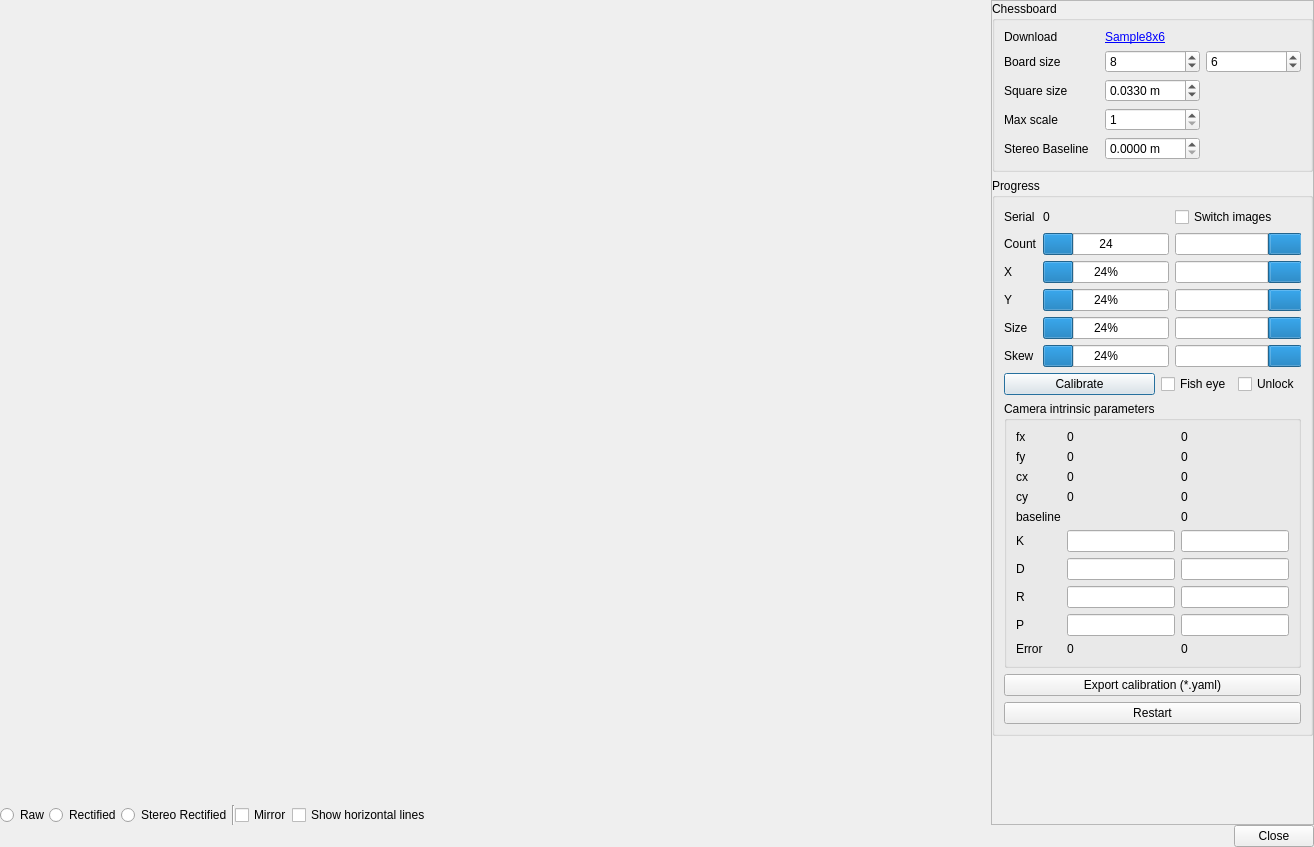
<?xml version="1.0" encoding="UTF-8"?>
<ui version="4.0">
 <class>calibrationDialog</class>
 <widget class="QDialog" name="calibrationDialog">
  <property name="geometry">
   <rect>
    <x>0</x>
    <y>0</y>
    <width>1314</width>
    <height>847</height>
   </rect>
  </property>
  <property name="windowTitle">
   <string>Dialog</string>
  </property>
  <layout class="QVBoxLayout" name="verticalLayout_5">
   <property name="spacing">
    <number>0</number>
   </property>
   <property name="leftMargin">
    <number>0</number>
   </property>
   <property name="topMargin">
    <number>0</number>
   </property>
   <property name="rightMargin">
    <number>0</number>
   </property>
   <property name="bottomMargin">
    <number>0</number>
   </property>
   <item>
    <layout class="QHBoxLayout" name="horizontalLayout_4" stretch="1,0">
     <item>
      <layout class="QVBoxLayout" name="verticalLayout_4">
       <property name="spacing">
        <number>0</number>
       </property>
       <item>
        <layout class="QHBoxLayout" name="horizontalLayout_3">
         <property name="spacing">
          <number>0</number>
         </property>
         <item>
          <layout class="QVBoxLayout" name="verticalLayout_2" stretch="0,1">
           <property name="spacing">
            <number>0</number>
           </property>
           <item>
            <widget class="QLabel" name="label_left">
             <property name="text">
              <string/>
             </property>
             <property name="alignment">
              <set>Qt::AlignCenter</set>
             </property>
            </widget>
           </item>
           <item>
            <widget class="UImageView" name="image_view" native="true"/>
           </item>
          </layout>
         </item>
         <item>
          <layout class="QVBoxLayout" name="verticalLayout_3" stretch="0,1">
           <property name="spacing">
            <number>0</number>
           </property>
           <item>
            <widget class="QLabel" name="label_right">
             <property name="text">
              <string/>
             </property>
             <property name="alignment">
              <set>Qt::AlignCenter</set>
             </property>
            </widget>
           </item>
           <item>
            <widget class="UImageView" name="image_view_2" native="true"/>
           </item>
          </layout>
         </item>
        </layout>
       </item>
       <item>
        <layout class="QHBoxLayout" name="horizontalLayout_2">
         <item>
          <widget class="QRadioButton" name="radioButton_raw">
           <property name="text">
            <string>Raw</string>
           </property>
          </widget>
         </item>
         <item>
          <widget class="QRadioButton" name="radioButton_rectified">
           <property name="text">
            <string>Rectified</string>
           </property>
          </widget>
         </item>
         <item>
          <widget class="QRadioButton" name="radioButton_stereoRectified">
           <property name="text">
            <string>Stereo Rectified</string>
           </property>
          </widget>
         </item>
         <item>
          <widget class="Line" name="line">
           <property name="orientation">
            <enum>Qt::Vertical</enum>
           </property>
          </widget>
         </item>
         <item>
          <widget class="QCheckBox" name="checkBox_mirror">
           <property name="text">
            <string>Mirror</string>
           </property>
          </widget>
         </item>
         <item>
          <widget class="QCheckBox" name="checkBox_showHorizontalLines">
           <property name="text">
            <string>Show horizontal lines</string>
           </property>
          </widget>
         </item>
         <item>
          <spacer name="horizontalSpacer">
           <property name="orientation">
            <enum>Qt::Horizontal</enum>
           </property>
           <property name="sizeHint" stdset="0">
            <size>
             <width>40</width>
             <height>20</height>
            </size>
           </property>
          </spacer>
         </item>
        </layout>
       </item>
      </layout>
     </item>
     <item>
      <widget class="QScrollArea" name="scrollArea">
       <property name="widgetResizable">
        <bool>true</bool>
       </property>
       <widget class="QWidget" name="scrollAreaWidgetContents">
        <property name="geometry">
         <rect>
          <x>0</x>
          <y>0</y>
          <width>387</width>
          <height>826</height>
         </rect>
        </property>
        <layout class="QVBoxLayout" name="verticalLayout">
         <property name="leftMargin">
          <number>0</number>
         </property>
         <property name="topMargin">
          <number>0</number>
         </property>
         <property name="rightMargin">
          <number>0</number>
         </property>
         <property name="bottomMargin">
          <number>0</number>
         </property>
         <item>
          <widget class="QGroupBox" name="groupBox">
           <property name="title">
            <string>Chessboard</string>
           </property>
           <layout class="QGridLayout" name="gridLayout_3">
            <item row="1" column="3">
             <widget class="QSpinBox" name="spinBox_boardHeight">
              <property name="minimum">
               <number>2</number>
              </property>
              <property name="value">
               <number>6</number>
              </property>
             </widget>
            </item>
            <item row="3" column="0">
             <widget class="QLabel" name="label_15">
              <property name="toolTip">
               <string/>
              </property>
              <property name="text">
               <string>Square size</string>
              </property>
             </widget>
            </item>
            <item row="1" column="0">
             <widget class="QLabel" name="label_12">
              <property name="toolTip">
               <string>Number of inner squares on the board</string>
              </property>
              <property name="text">
               <string>Board size</string>
              </property>
             </widget>
            </item>
            <item row="3" column="3">
             <widget class="QLabel" name="label_16">
              <property name="toolTip">
               <string>Number of inner squares on the board</string>
              </property>
              <property name="text">
               <string/>
              </property>
             </widget>
            </item>
            <item row="1" column="1">
             <widget class="QSpinBox" name="spinBox_boardWidth">
              <property name="minimum">
               <number>2</number>
              </property>
              <property name="value">
               <number>8</number>
              </property>
             </widget>
            </item>
            <item row="3" column="1">
             <widget class="QDoubleSpinBox" name="doubleSpinBox_squareSize">
              <property name="suffix">
               <string> m</string>
              </property>
              <property name="decimals">
               <number>4</number>
              </property>
              <property name="maximum">
               <double>1.000000000000000</double>
              </property>
              <property name="value">
               <double>0.033000000000000</double>
              </property>
             </widget>
            </item>
            <item row="0" column="0">
             <widget class="QLabel" name="label_21">
              <property name="toolTip">
               <string/>
              </property>
              <property name="text">
               <string>Download</string>
              </property>
             </widget>
            </item>
            <item row="0" column="1">
             <widget class="QLabel" name="label_20">
              <property name="toolTip">
               <string>Number of inner squares on the board</string>
              </property>
              <property name="text">
               <string>&lt;html&gt;&lt;head/&gt;&lt;body&gt;&lt;p&gt;&lt;a href=&quot;https://github.com/introlab/rtabmap/raw/master/data/check-108.pdf&quot;&gt;&lt;span style=&quot; text-decoration: underline; color:#0000ff;&quot;&gt;Sample8x6&lt;/span&gt;&lt;/a&gt;&lt;/p&gt;&lt;/body&gt;&lt;/html&gt;</string>
              </property>
              <property name="openExternalLinks">
               <bool>true</bool>
              </property>
             </widget>
            </item>
            <item row="4" column="1">
             <widget class="QSpinBox" name="spinBox_maxScale">
              <property name="minimum">
               <number>1</number>
              </property>
              <property name="maximum">
               <number>3</number>
              </property>
              <property name="value">
               <number>1</number>
              </property>
             </widget>
            </item>
            <item row="4" column="0">
             <widget class="QLabel" name="label_22">
              <property name="toolTip">
               <string>If &gt; 1, image is scaled down to help board detection on high definition images</string>
              </property>
              <property name="text">
               <string>Max scale</string>
              </property>
             </widget>
            </item>
            <item row="5" column="0">
             <widget class="QLabel" name="label_stereoBaseline">
              <property name="toolTip">
               <string>If &gt; 1, image is scaled down to help board detection on high definition images</string>
              </property>
              <property name="text">
               <string>Stereo Baseline</string>
              </property>
             </widget>
            </item>
            <item row="5" column="1">
             <widget class="QDoubleSpinBox" name="doubleSpinBox_stereoBaseline">
              <property name="toolTip">
               <string>If you know the exact baseline of the stereo cameras, you can set it here in case the square size is not super accurate.</string>
              </property>
              <property name="suffix">
               <string> m</string>
              </property>
              <property name="decimals">
               <number>4</number>
              </property>
              <property name="maximum">
               <double>10.000000000000000</double>
              </property>
              <property name="value">
               <double>0.000000000000000</double>
              </property>
             </widget>
            </item>
           </layout>
          </widget>
         </item>
         <item>
          <widget class="QGroupBox" name="groupBox_progress">
           <property name="title">
            <string>Progress</string>
           </property>
           <layout class="QVBoxLayout" name="verticalLayout_6">
            <item>
             <layout class="QGridLayout" name="gridLayout" columnstretch="0,0,0">
              <item row="5" column="0">
               <widget class="QLabel" name="label_4">
                <property name="text">
                 <string>Skew</string>
                </property>
               </widget>
              </item>
              <item row="0" column="0">
               <widget class="QLabel" name="label_19">
                <property name="text">
                 <string>Serial</string>
                </property>
               </widget>
              </item>
              <item row="0" column="1">
               <widget class="QLabel" name="label_serial">
                <property name="text">
                 <string>0</string>
                </property>
                <property name="textInteractionFlags">
                 <set>Qt::LinksAccessibleByMouse|Qt::TextSelectableByMouse</set>
                </property>
               </widget>
              </item>
              <item row="0" column="2">
               <widget class="QCheckBox" name="checkBox_switchImages">
                <property name="text">
                 <string>Switch images</string>
                </property>
               </widget>
              </item>
              <item row="1" column="0">
               <widget class="QLabel" name="label_5">
                <property name="text">
                 <string>Count</string>
                </property>
               </widget>
              </item>
              <item row="1" column="1">
               <widget class="QProgressBar" name="progressBar_count">
                <property name="value">
                 <number>24</number>
                </property>
                <property name="format">
                 <string>%p</string>
                </property>
               </widget>
              </item>
              <item row="1" column="2">
               <widget class="QProgressBar" name="progressBar_count_2">
                <property name="value">
                 <number>24</number>
                </property>
                <property name="invertedAppearance">
                 <bool>true</bool>
                </property>
                <property name="format">
                 <string>%p</string>
                </property>
               </widget>
              </item>
              <item row="2" column="0">
               <widget class="QLabel" name="label">
                <property name="text">
                 <string>X</string>
                </property>
               </widget>
              </item>
              <item row="2" column="1">
               <widget class="QProgressBar" name="progressBar_x">
                <property name="value">
                 <number>24</number>
                </property>
                <property name="format">
                 <string>%p%</string>
                </property>
               </widget>
              </item>
              <item row="2" column="2">
               <widget class="QProgressBar" name="progressBar_x_2">
                <property name="value">
                 <number>24</number>
                </property>
                <property name="invertedAppearance">
                 <bool>true</bool>
                </property>
                <property name="textDirection">
                 <enum>QProgressBar::TopToBottom</enum>
                </property>
                <property name="format">
                 <string>%p%</string>
                </property>
               </widget>
              </item>
              <item row="3" column="0">
               <widget class="QLabel" name="label_2">
                <property name="text">
                 <string>Y</string>
                </property>
               </widget>
              </item>
              <item row="3" column="1">
               <widget class="QProgressBar" name="progressBar_y">
                <property name="value">
                 <number>24</number>
                </property>
               </widget>
              </item>
              <item row="3" column="2">
               <widget class="QProgressBar" name="progressBar_y_2">
                <property name="value">
                 <number>24</number>
                </property>
                <property name="invertedAppearance">
                 <bool>true</bool>
                </property>
               </widget>
              </item>
              <item row="4" column="0">
               <widget class="QLabel" name="label_3">
                <property name="text">
                 <string>Size</string>
                </property>
               </widget>
              </item>
              <item row="4" column="1">
               <widget class="QProgressBar" name="progressBar_size">
                <property name="value">
                 <number>24</number>
                </property>
               </widget>
              </item>
              <item row="4" column="2">
               <widget class="QProgressBar" name="progressBar_size_2">
                <property name="value">
                 <number>24</number>
                </property>
                <property name="invertedAppearance">
                 <bool>true</bool>
                </property>
               </widget>
              </item>
              <item row="5" column="1">
               <widget class="QProgressBar" name="progressBar_skew">
                <property name="value">
                 <number>24</number>
                </property>
               </widget>
              </item>
              <item row="5" column="2">
               <widget class="QProgressBar" name="progressBar_skew_2">
                <property name="value">
                 <number>24</number>
                </property>
                <property name="invertedAppearance">
                 <bool>true</bool>
                </property>
               </widget>
              </item>
             </layout>
            </item>
            <item>
             <layout class="QHBoxLayout" name="horizontalLayout_5" stretch="1,0,0">
              <item>
               <widget class="QPushButton" name="pushButton_calibrate">
                <property name="text">
                 <string>Calibrate</string>
                </property>
               </widget>
              </item>
              <item>
               <widget class="QCheckBox" name="checkBox_fisheye">
                <property name="text">
                 <string>Fish eye</string>
                </property>
               </widget>
              </item>
              <item>
               <widget class="QCheckBox" name="checkBox_unlock">
                <property name="text">
                 <string>Unlock</string>
                </property>
               </widget>
              </item>
             </layout>
            </item>
            <item>
             <widget class="QGroupBox" name="groupBox_3">
              <property name="title">
               <string>Camera intrinsic parameters</string>
              </property>
              <layout class="QGridLayout" name="gridLayout_2">
               <item row="8" column="2">
                <widget class="QLineEdit" name="lineEdit_P_2">
                 <property name="readOnly">
                  <bool>true</bool>
                 </property>
                </widget>
               </item>
               <item row="0" column="1">
                <widget class="QLabel" name="label_fx">
                 <property name="text">
                  <string>0</string>
                 </property>
                 <property name="textInteractionFlags">
                  <set>Qt::LinksAccessibleByMouse|Qt::TextSelectableByMouse</set>
                 </property>
                </widget>
               </item>
               <item row="1" column="1">
                <widget class="QLabel" name="label_fy">
                 <property name="text">
                  <string>0</string>
                 </property>
                 <property name="textInteractionFlags">
                  <set>Qt::LinksAccessibleByMouse|Qt::TextSelectableByMouse</set>
                 </property>
                </widget>
               </item>
               <item row="5" column="1">
                <widget class="QLineEdit" name="lineEdit_K">
                 <property name="readOnly">
                  <bool>true</bool>
                 </property>
                </widget>
               </item>
               <item row="2" column="1">
                <widget class="QLabel" name="label_cx">
                 <property name="text">
                  <string>0</string>
                 </property>
                 <property name="textInteractionFlags">
                  <set>Qt::LinksAccessibleByMouse|Qt::TextSelectableByMouse</set>
                 </property>
                </widget>
               </item>
               <item row="3" column="0">
                <widget class="QLabel" name="label_11">
                 <property name="text">
                  <string>cy</string>
                 </property>
                </widget>
               </item>
               <item row="3" column="1">
                <widget class="QLabel" name="label_cy">
                 <property name="text">
                  <string>0</string>
                 </property>
                 <property name="textInteractionFlags">
                  <set>Qt::LinksAccessibleByMouse|Qt::TextSelectableByMouse</set>
                 </property>
                </widget>
               </item>
               <item row="5" column="0">
                <widget class="QLabel" name="label_6">
                 <property name="toolTip">
                  <string>Camera matrix</string>
                 </property>
                 <property name="text">
                  <string>K</string>
                 </property>
                </widget>
               </item>
               <item row="1" column="0">
                <widget class="QLabel" name="label_9">
                 <property name="text">
                  <string>fy</string>
                 </property>
                </widget>
               </item>
               <item row="2" column="0">
                <widget class="QLabel" name="label_10">
                 <property name="text">
                  <string>cx</string>
                 </property>
                </widget>
               </item>
               <item row="0" column="0">
                <widget class="QLabel" name="label_8">
                 <property name="text">
                  <string>fx</string>
                 </property>
                </widget>
               </item>
               <item row="7" column="0">
                <widget class="QLabel" name="label_17">
                 <property name="toolTip">
                  <string>Distorsion coefficients</string>
                 </property>
                 <property name="text">
                  <string>R</string>
                 </property>
                </widget>
               </item>
               <item row="6" column="2">
                <widget class="QLineEdit" name="lineEdit_D_2">
                 <property name="readOnly">
                  <bool>true</bool>
                 </property>
                </widget>
               </item>
               <item row="6" column="0">
                <widget class="QLabel" name="label_7">
                 <property name="toolTip">
                  <string>Distorsion coefficients</string>
                 </property>
                 <property name="text">
                  <string>D</string>
                 </property>
                </widget>
               </item>
               <item row="6" column="1">
                <widget class="QLineEdit" name="lineEdit_D">
                 <property name="readOnly">
                  <bool>true</bool>
                 </property>
                </widget>
               </item>
               <item row="9" column="0">
                <widget class="QLabel" name="label_14">
                 <property name="toolTip">
                  <string>Avg. reproduction error</string>
                 </property>
                 <property name="text">
                  <string>Error</string>
                 </property>
                </widget>
               </item>
               <item row="9" column="1">
                <widget class="QLabel" name="label_error">
                 <property name="text">
                  <string>0</string>
                 </property>
                </widget>
               </item>
               <item row="0" column="2">
                <widget class="QLabel" name="label_fx_2">
                 <property name="text">
                  <string>0</string>
                 </property>
                 <property name="textInteractionFlags">
                  <set>Qt::LinksAccessibleByMouse|Qt::TextSelectableByMouse</set>
                 </property>
                </widget>
               </item>
               <item row="2" column="2">
                <widget class="QLabel" name="label_cx_2">
                 <property name="text">
                  <string>0</string>
                 </property>
                 <property name="textInteractionFlags">
                  <set>Qt::LinksAccessibleByMouse|Qt::TextSelectableByMouse</set>
                 </property>
                </widget>
               </item>
               <item row="1" column="2">
                <widget class="QLabel" name="label_fy_2">
                 <property name="text">
                  <string>0</string>
                 </property>
                 <property name="textInteractionFlags">
                  <set>Qt::LinksAccessibleByMouse|Qt::TextSelectableByMouse</set>
                 </property>
                </widget>
               </item>
               <item row="3" column="2">
                <widget class="QLabel" name="label_cy_2">
                 <property name="text">
                  <string>0</string>
                 </property>
                 <property name="textInteractionFlags">
                  <set>Qt::LinksAccessibleByMouse|Qt::TextSelectableByMouse</set>
                 </property>
                </widget>
               </item>
               <item row="5" column="2">
                <widget class="QLineEdit" name="lineEdit_K_2">
                 <property name="readOnly">
                  <bool>true</bool>
                 </property>
                </widget>
               </item>
               <item row="8" column="0">
                <widget class="QLabel" name="label_18">
                 <property name="toolTip">
                  <string>Distorsion coefficients</string>
                 </property>
                 <property name="text">
                  <string>P</string>
                 </property>
                </widget>
               </item>
               <item row="7" column="1">
                <widget class="QLineEdit" name="lineEdit_R">
                 <property name="readOnly">
                  <bool>true</bool>
                 </property>
                </widget>
               </item>
               <item row="8" column="1">
                <widget class="QLineEdit" name="lineEdit_P">
                 <property name="readOnly">
                  <bool>true</bool>
                 </property>
                </widget>
               </item>
               <item row="7" column="2">
                <widget class="QLineEdit" name="lineEdit_R_2">
                 <property name="readOnly">
                  <bool>true</bool>
                 </property>
                </widget>
               </item>
               <item row="4" column="0">
                <widget class="QLabel" name="label_baseline_name">
                 <property name="text">
                  <string>baseline</string>
                 </property>
                </widget>
               </item>
               <item row="4" column="2">
                <widget class="QLabel" name="label_baseline">
                 <property name="text">
                  <string>0</string>
                 </property>
                 <property name="textInteractionFlags">
                  <set>Qt::LinksAccessibleByMouse|Qt::TextSelectableByMouse</set>
                 </property>
                </widget>
               </item>
               <item row="9" column="2">
                <widget class="QLabel" name="label_error_2">
                 <property name="text">
                  <string>0</string>
                 </property>
                </widget>
               </item>
              </layout>
             </widget>
            </item>
            <item>
             <widget class="QPushButton" name="pushButton_save">
              <property name="text">
               <string>Export calibration (*.yaml)</string>
              </property>
             </widget>
            </item>
            <item>
             <widget class="QPushButton" name="pushButton_restart">
              <property name="text">
               <string>Restart</string>
              </property>
             </widget>
            </item>
           </layout>
          </widget>
         </item>
         <item>
          <spacer name="verticalSpacer">
           <property name="orientation">
            <enum>Qt::Vertical</enum>
           </property>
           <property name="sizeHint" stdset="0">
            <size>
             <width>20</width>
             <height>40</height>
            </size>
           </property>
          </spacer>
         </item>
        </layout>
       </widget>
      </widget>
     </item>
    </layout>
   </item>
   <item>
    <widget class="QDialogButtonBox" name="buttonBox">
     <property name="standardButtons">
      <set>QDialogButtonBox::Close</set>
     </property>
    </widget>
   </item>
  </layout>
 </widget>
 <customwidgets>
  <customwidget>
   <class>UImageView</class>
   <extends>QWidget</extends>
   <header>rtabmap/utilite/UImageView.h</header>
   <container>1</container>
  </customwidget>
 </customwidgets>
 <resources/>
 <connections/>
</ui>
